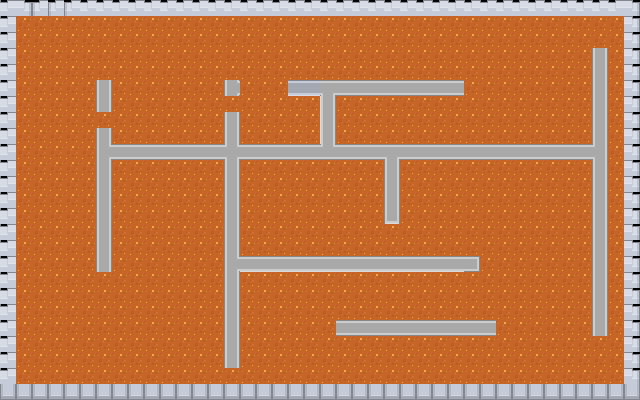

Rendered tile map (Tiled .tmx) drawn with the repository's tilesets; below, a short description and the full map source, tile grids included:
An orthogonal 40x25 tile map with 16x16 px tiles, 1 tile layer (图块层 1).

<map version="1.10" tiledversion="1.11.2" orientation="orthogonal" renderorder="right-down" width="40" height="25" tilewidth="16" tileheight="16" infinite="0" nextlayerid="2" nextobjectid="1">
 <tileset firstgid="1" source="kenney_roguelike-rpg-pack/Spritesheet/roguelikeSheet_transparent.tsx" />
 <layer id="1" name="图块层 1" width="40" height="25">
  <data encoding="csv">
831,829,830,830,830,831,831,831,831,831,831,831,831,831,831,831,831,831,831,831,831,831,831,831,831,831,831,831,831,831,831,831,831,831,831,831,831,831,831,829,
831,1087,1087,1087,1087,1087,1087,1087,1087,1087,1087,1087,1087,1087,1087,1087,1087,1087,1087,1087,1087,1087,1087,1087,1087,1087,1087,1087,1087,1087,1087,1087,1087,1087,1087,1087,1087,1087,1087,829,
831,1087,1087,1087,1087,1087,1087,1087,1087,1087,1087,1087,1087,1087,1087,1087,1087,1087,1087,1087,1087,1087,1087,1087,1087,1087,1087,1087,1087,1087,1087,1087,1087,1087,1087,1087,1087,1087,1087,829,
831,1087,1087,1087,1087,1087,1087,1087,1087,1087,1087,1087,1087,1087,1087,1087,1087,1087,1087,1087,1087,1087,1087,1087,1087,1087,1087,1087,1087,1087,1087,1087,1087,1087,1087,1087,1087,3221226236,1087,829,
831,1087,1087,1087,1087,1087,1087,1087,1087,1087,1087,1087,1087,1087,1087,1087,1087,1087,1087,1087,1087,1087,1087,1087,1087,1087,1087,1087,1087,1087,1087,1087,1087,1087,1087,1087,1087,3221226236,1087,829,
831,1087,1087,1087,1087,1087,764,1087,1087,1087,1087,1087,1087,1087,710,1087,1087,1087,713,713,768,2684355324,2684355324,2684355324,2684355324,2684355324,2684355324,2684355324,2684355324,1087,1087,1087,1087,1087,1087,1087,1087,3221226236,1087,829,
831,1087,1087,1087,1087,1087,764,1087,1087,1087,1087,1087,1087,1087,1087,1087,1087,1087,1087,1087,2684355266,1087,1087,1087,1087,1087,1087,1087,1087,1087,1087,1087,1087,1087,1087,1087,1087,3221226236,1087,829,
831,1087,1087,1087,1087,1087,1087,1087,1087,1087,1087,1087,1087,1087,764,1087,1087,1087,1087,1087,2684355266,1087,1087,1087,1087,1087,1087,1087,1087,1087,1087,1087,1087,1087,1087,1087,1087,3221226236,1087,829,
831,1087,1087,1087,1087,1087,764,1087,1087,1087,1087,1087,1087,1087,764,1087,1087,1087,1087,1087,2684355266,1087,1087,1087,1087,1087,1087,1087,1087,1087,1087,1087,1087,1087,1087,1087,1087,3221226236,1087,829,
831,1087,1087,1087,1087,1087,1610613504,2684355324,2684355324,2684355324,2684355324,2684355324,2684355324,2684355324,763,2684355324,2684355324,2684355324,2684355324,2684355324,3221226240,2684355324,2684355324,2684355324,768,2684355324,2684355324,2684355324,2684355324,2684355324,2684355324,2684355324,2684355324,2684355324,2684355324,2684355324,2684355324,767,1087,829,
831,1087,1087,1087,1087,1087,764,1087,1087,1087,1087,1087,1087,1087,764,1087,1087,1087,1087,1087,1087,1087,1087,1087,3221226236,1087,1087,1087,1087,1087,1087,1087,1087,1087,1087,1087,1087,3221226236,1087,829,
831,1087,1087,1087,1087,1087,764,1087,1087,1087,1087,1087,1087,1087,764,1087,1087,1087,1087,1087,1087,1087,1087,1087,3221226236,1087,1087,1087,1087,1087,1087,1087,1087,1087,1087,1087,1087,3221226236,1087,829,
831,1087,1087,1087,1087,1087,764,1087,1087,1087,1087,1087,1087,1087,764,1087,1087,1087,1087,1087,1087,1087,1087,1087,3221226236,1087,1087,1087,1087,1087,1087,1087,1087,1087,1087,1087,1087,3221226236,1087,829,
831,1087,1087,1087,1087,1087,764,1087,1087,1087,1087,1087,1087,1087,764,1087,1087,1087,1087,1087,1087,1087,1087,1087,819,1087,1087,1087,1087,1087,1087,1087,1087,1087,1087,1087,1087,3221226236,1087,829,
831,1087,1087,1087,1087,1087,764,1087,1087,1087,1087,1087,1087,1087,764,1087,1087,1087,1087,1087,1087,1087,1087,1087,1087,1087,1087,1087,1087,1087,1087,1087,1087,1087,1087,1087,1087,3221226236,1087,829,
831,1087,1087,1087,1087,1087,764,1087,1087,1087,1087,1087,1087,1087,764,1087,1087,1087,1087,1087,1087,1087,1087,1087,1087,1087,1087,1087,1087,1087,1087,1087,1087,1087,1087,1087,1087,3221226236,1087,829,
831,1087,1087,1087,1087,1087,764,1087,1087,1087,1087,1087,1087,1087,3221226239,706,706,706,706,706,706,706,706,706,706,706,706,706,706,2684355322,1087,1087,1087,1087,1087,1087,1087,3221226236,1087,829,
831,1087,1087,1087,1087,1087,1087,1087,1087,1087,1087,1087,1087,1087,3221226236,1087,1087,1087,1087,1087,1087,1087,1087,1087,1087,1087,1087,1087,1087,1087,1087,1087,1087,1087,1087,1087,1087,3221226236,1087,829,
831,1087,1087,1087,1087,1087,1087,1087,1087,1087,1087,1087,1087,1087,3221226236,1087,1087,1087,1087,1087,1087,1087,1087,1087,1087,1087,1087,1087,1087,1087,1087,1087,1087,1087,1087,1087,1087,3221226236,1087,829,
831,1087,1087,1087,1087,1087,1087,1087,1087,1087,1087,1087,1087,1087,3221226236,1087,1087,1087,1087,1087,1087,1087,1087,1087,1087,1087,1087,1087,1087,1087,1087,1087,1087,1087,1087,1087,1087,3221226236,1087,829,
831,1087,1087,1087,1087,1087,1087,1087,1087,1087,1087,1087,1087,1087,3221226236,1087,1087,1087,1087,1087,1087,2684355324,2684355324,2684355324,2684355324,2684355324,2684355324,2684355324,2684355324,2684355324,2684355324,1087,1087,1087,1087,1087,1087,3221226236,1087,829,
831,1087,1087,1087,1087,1087,1087,1087,1087,1087,1087,1087,1087,1087,3221226236,1087,1087,1087,1087,1087,1087,1087,1087,1087,1087,1087,1087,1087,1087,1087,1087,1087,1087,1087,1087,1087,1087,1087,1087,829,
831,1087,1087,1087,1087,1087,1087,1087,1087,1087,1087,1087,1087,1087,3221226236,1087,1087,1087,1087,1087,1087,1087,1087,1087,1087,1087,1087,1087,1087,1087,1087,1087,1087,1087,1087,1087,1087,1087,1087,829,
831,1087,1087,1087,1087,1087,1087,1087,1087,1087,1087,1087,1087,1087,1087,1087,1087,1087,1087,1087,1087,1087,1087,1087,1087,1087,1087,1087,1087,1087,1087,1087,1087,1087,1087,1087,1087,1087,1087,829,
885,885,885,885,885,885,885,885,885,885,885,885,885,885,885,885,885,885,885,885,885,885,885,885,885,885,885,885,885,885,885,885,885,885,885,885,885,885,885,885
</data>
 </layer>
</map>
